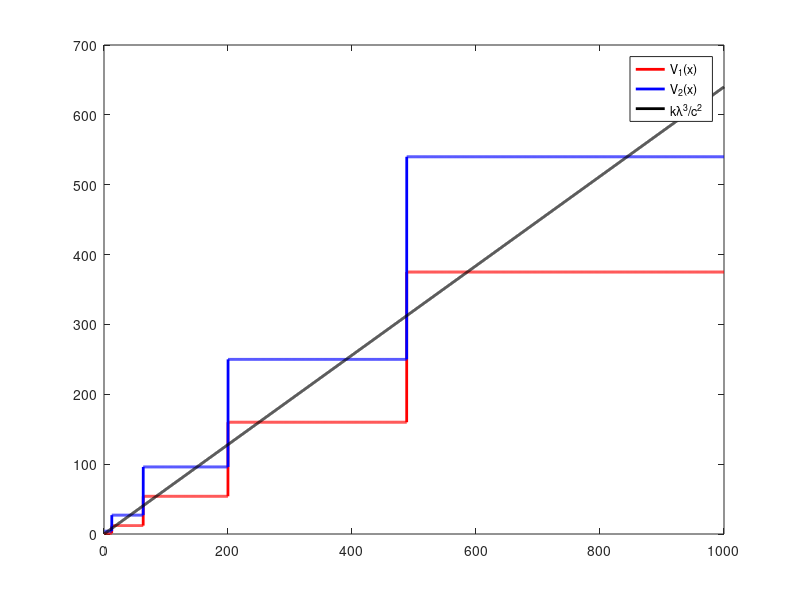

The MATLAB source for this figure: (Note: this script raises an error after producing the figure.)
clear
lambda = 4;
mu = 4;
rho = lambda / mu;
k = 0.8 : .1 : 1000;
c = 10;

v1 = zeros(1, length(k));
v2 = zeros(1, length(k));

for i = 1 : length(k)
    if rho == 1
        x_opt = (2.*k(i).*lambda^3./c^2).^(1/4) - 1;
        x1 = floor(x_opt);
        x2 = ceil(x_opt);
        v1(i) = (x1+1).^3 .*(x1+2)./2;
        v2(i) = x2.*(x2+1).^3./2;
    else
        myfun1 = @(x) (k(i).*lambda.^3.*(1-rho).^3./(c.^2.*rho.^3)).*(1 + 1./(rho.^(x+1)-1)).^2 + (rho.^(x+1)-1)./log(rho) - x - 1;
        x_opt = fzero(myfun1, [-0.9 200]);
        x1 = floor(x_opt);
        x2 = ceil(x_opt);
        v1(i) = (1 - rho.^(x1+1)).*(x1+1-(x1+2).*rho+rho.^(x1+2))./(rho.^(2.*x1-1) .* (1-rho)^4);
        v2(i) = (1 - rho.^(x2+1)).*(x2 -(x2+1).*rho+rho.^(x2+1))./(rho.^(2.*x1-1) .* (1-rho)^4);
    end
end


figure(11920)
plot(k, v1, 'r','LineWidth',2,'MarkerSize',2)
hold on
plot(k, v2, 'b','LineWidth',2,'MarkerSize',2)
plot(k, k.*lambda^3./c^2, 'k','LineWidth',2,'MarkerSize',2)
legend('V_1(x)','V_2(x)', 'k\lambda^3/c^2')
title('\rho = ' + string(rho) + ', c = ' + string(c), 'FontSize', 15)
xlabel('k')
ylabel('V_1(x) & V_2(x)')
